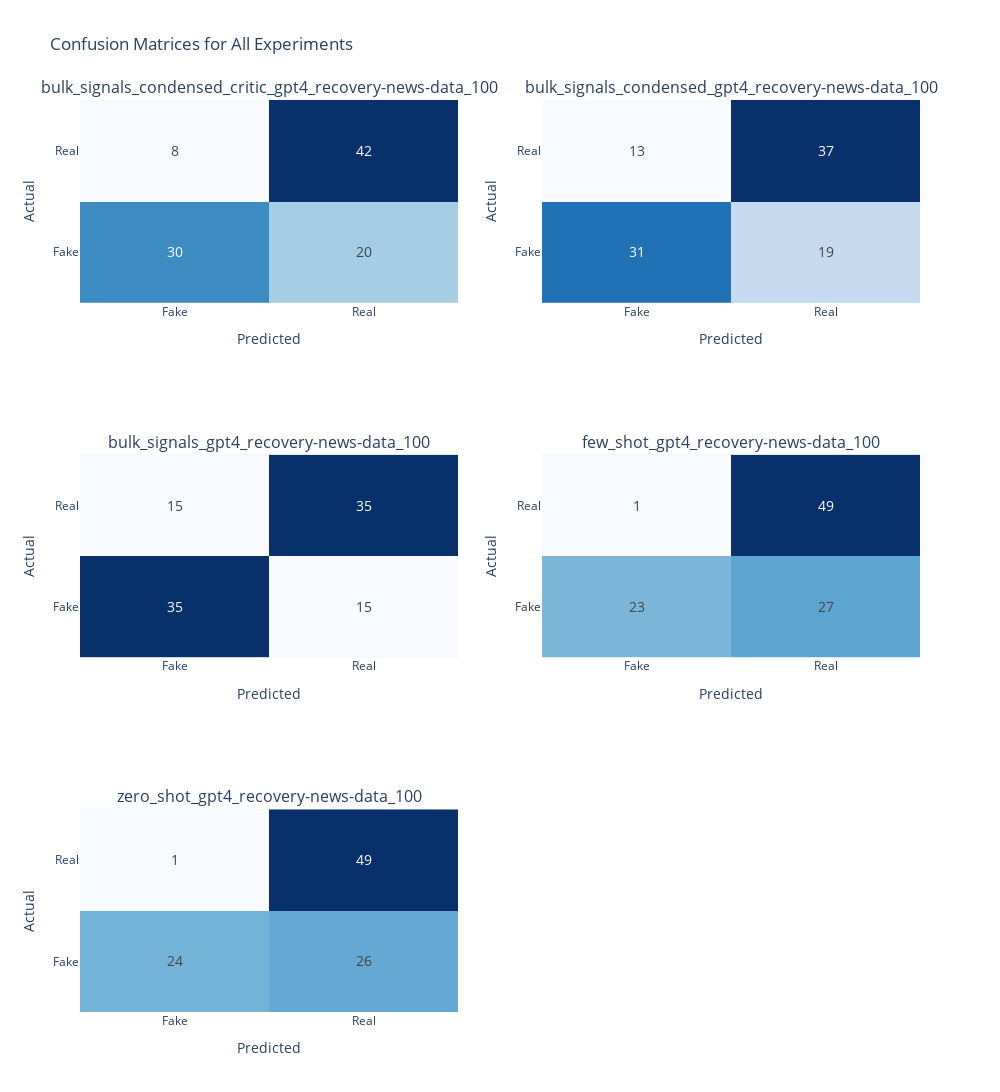

The code cell stored with this chart in its notebook:
### Code cell
# Add new cell with markdown:
"""# Confusion Matrices for All Experiments"""

# Add new code cell:
import plotly.graph_objects as go
from plotly.subplots import make_subplots

# Get unique combinations of experiments and datasets

dataset_name = "recovery-news-data_100"
dataset_experiments = latest_experiments_reset[latest_experiments_reset['dataset'] == dataset_name]
experiment_combos = dataset_experiments.groupby(['experiment_name', 'dataset'])


# Calculate number of rows and columns needed for subplots
n_plots = len(experiment_combos)
n_cols = min(2, n_plots)  # Max 2 columns
n_rows = (n_plots + 1) // 2  # Ceiling division for number of rows

# Create subplot figure
fig = make_subplots(
    rows=n_rows, 
    cols=n_cols,
    subplot_titles=[f"{exp}_{ds}" for exp, ds in experiment_combos.groups.keys()]
)

# Create confusion matrix for each experiment
for idx, ((exp_name, dataset), group) in enumerate(experiment_combos):
    row = idx // 2 + 1
    col = idx % 2 + 1
    
    # Create confusion matrix
    cm = np.array([
        [group['true_negatives'].iloc[0], group['false_positives'].iloc[0]],
        [group['false_negatives'].iloc[0], group['true_positives'].iloc[0]]
    ])
    
    # Add heatmap
    fig.add_trace(
        go.Heatmap(
            z=cm,
            x=['Fake', 'Real'],
            y=['Fake', 'Real'],
            text=cm,
            texttemplate="%{text}",
            textfont={"size": 14},
            colorscale='Blues',
            showscale=False,
        ),
        row=row, col=col
    )

# Update layout
fig.update_layout(
    height=400 * n_rows,
    width=1000,
    title_text="Confusion Matrices for All Experiments",
    showlegend=False
)

# Update axes labels
for i in range(1, n_plots + 1):
    fig.update_xaxes(title_text="Predicted", row=(i-1)//2 + 1, col=(i-1)%2 + 1)
    fig.update_yaxes(title_text="Actual", row=(i-1)//2 + 1, col=(i-1)%2 + 1)

fig.show()

### Figure 1 — Plotly figure (JSON) as saved in the notebook; plotly's stock layout.template omitted (floating-point values rounded to 4 significant figures)
{"data": [{"colorscale": [[0, "rgb(247,251,255)"], [0.125, "rgb(222,235,247)"], [0.25, "rgb(198,219,239)"], [0.375, "rgb(158,202,225)"], [0.5, "rgb(107,174,214)"], [0.625, "rgb(66,146,198)"], [0.75, "rgb(33,113,181)"], [0.875, "rgb(8,81,156)"], [1, "rgb(8,48,107)"]], "showscale": false, "text": [[30, 20], [8, 42]], "textfont": {"size": 14}, "texttemplate": "%{text}", "type": "heatmap", "x": ["Fake", "Real"], "xaxis": "x", "y": ["Fake", "Real"], "yaxis": "y", "z": [[30, 20], [8, 42]]}, {"colorscale": [[0, "rgb(247,251,255)"], [0.125, "rgb(222,235,247)"], [0.25, "rgb(198,219,239)"], [0.375, "rgb(158,202,225)"], [0.5, "rgb(107,174,214)"], [0.625, "rgb(66,146,198)"], [0.75, "rgb(33,113,181)"], [0.875, "rgb(8,81,156)"], [1, "rgb(8,48,107)"]], "showscale": false, "text": [[31, 19], [13, 37]], "textfont": {"size": 14}, "texttemplate": "%{text}", "type": "heatmap", "x": ["Fake", "Real"], "xaxis": "x2", "y": ["Fake", "Real"], "yaxis": "y2", "z": [[31, 19], [13, 37]]}, {"colorscale": [[0, "rgb(247,251,255)"], [0.125, "rgb(222,235,247)"], [0.25, "rgb(198,219,239)"], [0.375, "rgb(158,202,225)"], [0.5, "rgb(107,174,214)"], [0.625, "rgb(66,146,198)"], [0.75, "rgb(33,113,181)"], [0.875, "rgb(8,81,156)"], [1, "rgb(8,48,107)"]], "showscale": false, "text": [[35, 15], [15, 35]], "textfont": {"size": 14}, "texttemplate": "%{text}", "type": "heatmap", "x": ["Fake", "Real"], "xaxis": "x3", "y": ["Fake", "Real"], "yaxis": "y3", "z": [[35, 15], [15, 35]]}, {"colorscale": [[0, "rgb(247,251,255)"], [0.125, "rgb(222,235,247)"], [0.25, "rgb(198,219,239)"], [0.375, "rgb(158,202,225)"], [0.5, "rgb(107,174,214)"], [0.625, "rgb(66,146,198)"], [0.75, "rgb(33,113,181)"], [0.875, "rgb(8,81,156)"], [1, "rgb(8,48,107)"]], "showscale": false, "text": [[23, 27], [1, 49]], "textfont": {"size": 14}, "texttemplate": "%{text}", "type": "heatmap", "x": ["Fake", "Real"], "xaxis": "x4", "y": ["Fake", "Real"], "yaxis": "y4", "z": [[23, 27], [1, 49]]}, {"colorscale": [[0, "rgb(247,251,255)"], [0.125, "rgb(222,235,247)"], [0.25, "rgb(198,219,239)"], [0.375, "rgb(158,202,225)"], [0.5, "rgb(107,174,214)"], [0.625, "rgb(66,146,198)"], [0.75, "rgb(33,113,181)"], [0.875, "rgb(8,81,156)"], [1, "rgb(8,48,107)"]], "showscale": false, "text": [[24, 26], [1, 49]], "textfont": {"size": 14}, "texttemplate": "%{text}", "type": "heatmap", "x": ["Fake", "Real"], "xaxis": "x5", "y": ["Fake", "Real"], "yaxis": "y5", "z": [[24, 26], [1, 49]]}], "layout": {"annotations": [{"font": {"size": 16}, "showarrow": false, "text": "bulk_signals_condensed_critic_gpt4_recovery-news-data_100", "x": 0.225, "xanchor": "center", "xref": "paper", "y": 1, "yanchor": "bottom", "yref": "paper"}, {"font": {"size": 16}, "showarrow": false, "text": "bulk_signals_condensed_gpt4_recovery-news-data_100", "x": 0.775, "xanchor": "center", "xref": "paper", "y": 1, "yanchor": "bottom", "yref": "paper"}, {"font": {"size": 16}, "showarrow": false, "text": "bulk_signals_gpt4_recovery-news-data_100", "x": 0.225, "xanchor": "center", "xref": "paper", "y": 0.6111, "yanchor": "bottom", "yref": "paper"}, {"font": {"size": 16}, "showarrow": false, "text": "few_shot_gpt4_recovery-news-data_100", "x": 0.775, "xanchor": "center", "xref": "paper", "y": 0.6111, "yanchor": "bottom", "yref": "paper"}, {"font": {"size": 16}, "showarrow": false, "text": "zero_shot_gpt4_recovery-news-data_100", "x": 0.225, "xanchor": "center", "xref": "paper", "y": 0.2222, "yanchor": "bottom", "yref": "paper"}], "height": 1200, "showlegend": false, "title": {"text": "Confusion Matrices for All Experiments"}, "width": 1000, "xaxis": {"anchor": "y", "domain": [0, 0.45], "title": {"text": "Predicted"}}, "xaxis2": {"anchor": "y2", "domain": [0.55, 1], "title": {"text": "Predicted"}}, "xaxis3": {"anchor": "y3", "domain": [0, 0.45], "title": {"text": "Predicted"}}, "xaxis4": {"anchor": "y4", "domain": [0.55, 1], "title": {"text": "Predicted"}}, "xaxis5": {"anchor": "y5", "domain": [0, 0.45], "title": {"text": "Predicted"}}, "xaxis6": {"anchor": "y6", "domain": [0.55, 1]}, "yaxis": {"anchor": "x", "domain": [0.7778, 1], "title": {"text": "Actual"}}, "yaxis2": {"anchor": "x2", "domain": [0.7778, 1], "title": {"text": "Actual"}}, "yaxis3": {"anchor": "x3", "domain": [0.3889, 0.6111], "title": {"text": "Actual"}}, "yaxis4": {"anchor": "x4", "domain": [0.3889, 0.6111], "title": {"text": "Actual"}}, "yaxis5": {"anchor": "x5", "domain": [0, 0.2222], "title": {"text": "Actual"}}, "yaxis6": {"anchor": "x6", "domain": [0, 0.2222]}}}
